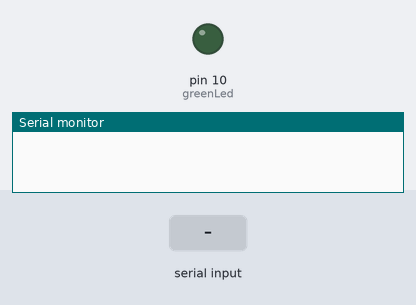
Simulated run of this sketch. Board: Arduino Uno, built with avr-gcc and run on an emulated ATmega328P. Shown: output pins drawn as LEDs (lit = HIGH), the last lines printed to the serial monitor. Inputs (shaded band) come from the test bench.

Above: at 1.2 s.
1.3 s: "1" received over the second serial link
At 1.9 s:
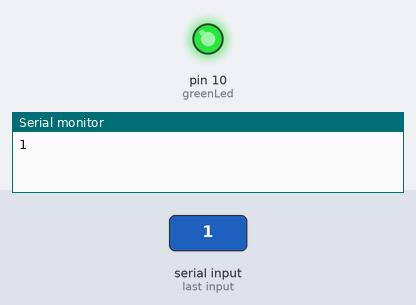
2.8 s: "0" received over the second serial link
At 4.2 s:
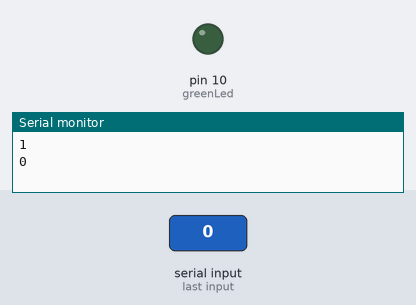
Timing chart, 0 to 5.8 s (numbered marks = the images above; inputs shaded):
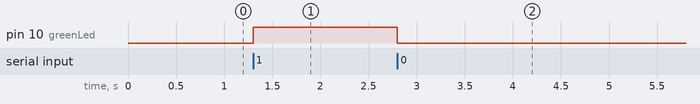

The sketch:

d01_bluetooth_communication.ino
```cpp
/** Bluetooth Communication
 * 1. 블루투스 통신을 통해 LED 제어
 *  블루투스 통신을 통해서 센서, 모듈들을 제어할 수도 있습니다.
 *  시리얼 모니터를 통하면 선이라는 제한점이 있지만,
 *  블루투스 통신을 통하면 선 없이도 제어할 수 있다는 이점이 있습니다.
 */

#include <SoftwareSerial.h>

SoftwareSerial BT(A4, A5); // TX, RX
int greenLed = 10;

void setup() {
  Serial.begin(115200);
  BT.begin(115200);
  pinMode(greenLed, OUTPUT);
}

void loop() {
  if (BT.available()) {
    char cmd = BT.read();
    Serial.println(cmd);
    if (cmd == '0') {
      digitalWrite(greenLed, LOW);
      BT.write("OFF");
    } else if (cmd == '1') {
      digitalWrite(greenLed, HIGH);
      BT.write("ON");
    }
  }
}
```

Measured:
- after the input at 1.3 s, pin 10 (greenLed): LOW → HIGH at once
- after the input at 2.8 s, pin 10 (greenLed): HIGH → LOW at once
